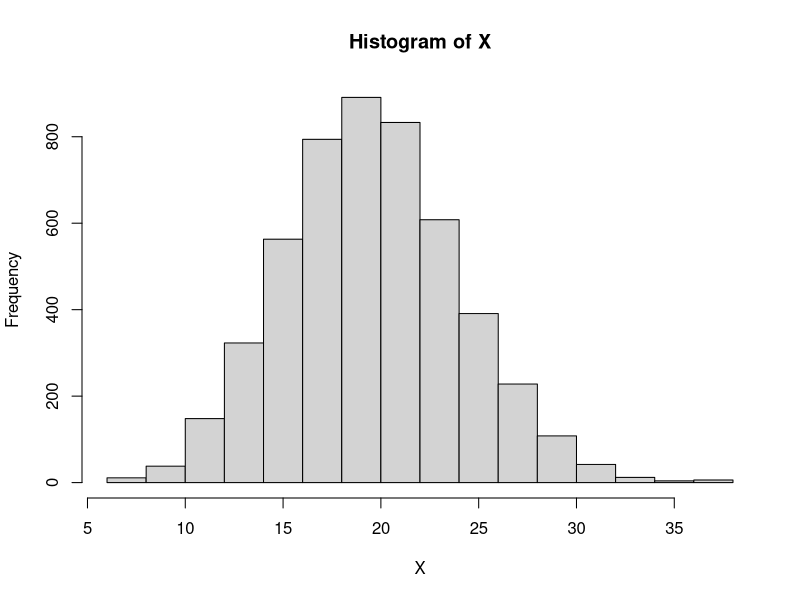
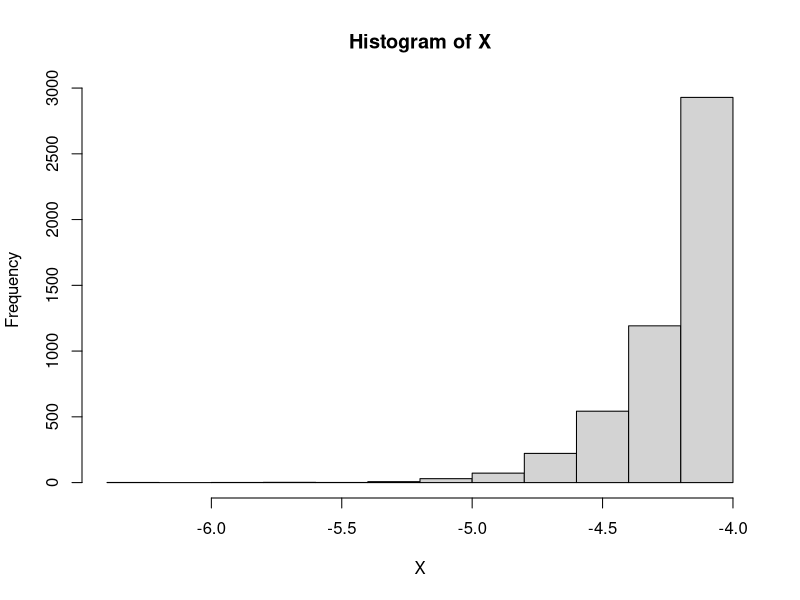

The R script that drew these images, in order:
set.seed(3006)

# Q1
N <- 5000
i <- 1
X <- NULL
while (i <= N) {
  U <- runif(1)
  X <- c(X, qpois(U, 20))
  i <- i + 1
}
print(X)
hist(X)

# Q2
f <- function(x) {
  return(exp(-x^2/2)/(sqrt(2*pi)*pnorm(-4)))
}

g <- function(x) {
  return(4*exp(4*(x+4)))
}

M <- exp(-8)/(4*sqrt(2*pi)*pnorm(-4))

ratio <- function(x) {
  return(f(Y)/(M*g(Y)))
}

N <- 5000
i <- 1
X <- NULL
while (i <= N) {
  U <- runif(1)
  Y <- -rexp(1, 4) - 4
  if (U <= ratio(Y)) {
    X <- c(X, Y)
    i <- i + 1
  }
}
print(X)
hist(X)

# Q3a
# X stores the samples
N <- 5000
i <- 1
Y <- 0
while (i <= N) {
  Y <- Y + cos(2*X[i]+3)
  i <- i + 1
}
Y <- sqrt(2*pi)*pnorm(-4)*Y/N
print(Y)

# Q3a Short ver.
Y <- mean(cos(2*X+3))*sqrt(2*pi)*pnorm(-4)
print(Y)

#Q3b
N <- 5000
i <- 1
Y <- 0
while (i <= N) {
  X <- -rexp(1, 4) - 4
  Y <- Y + cos(2*X+3)*f(X)/g(X)
  i <- i + 1
}
Y <- sqrt(2*pi)*pnorm(-4)*Y/N
print(Y)

Y <- -rexp(5000, 4) - 4
mean(cos(2*Y+3)*f(Y)/g(Y))*sqrt(2*pi)*pnorm(-4)
